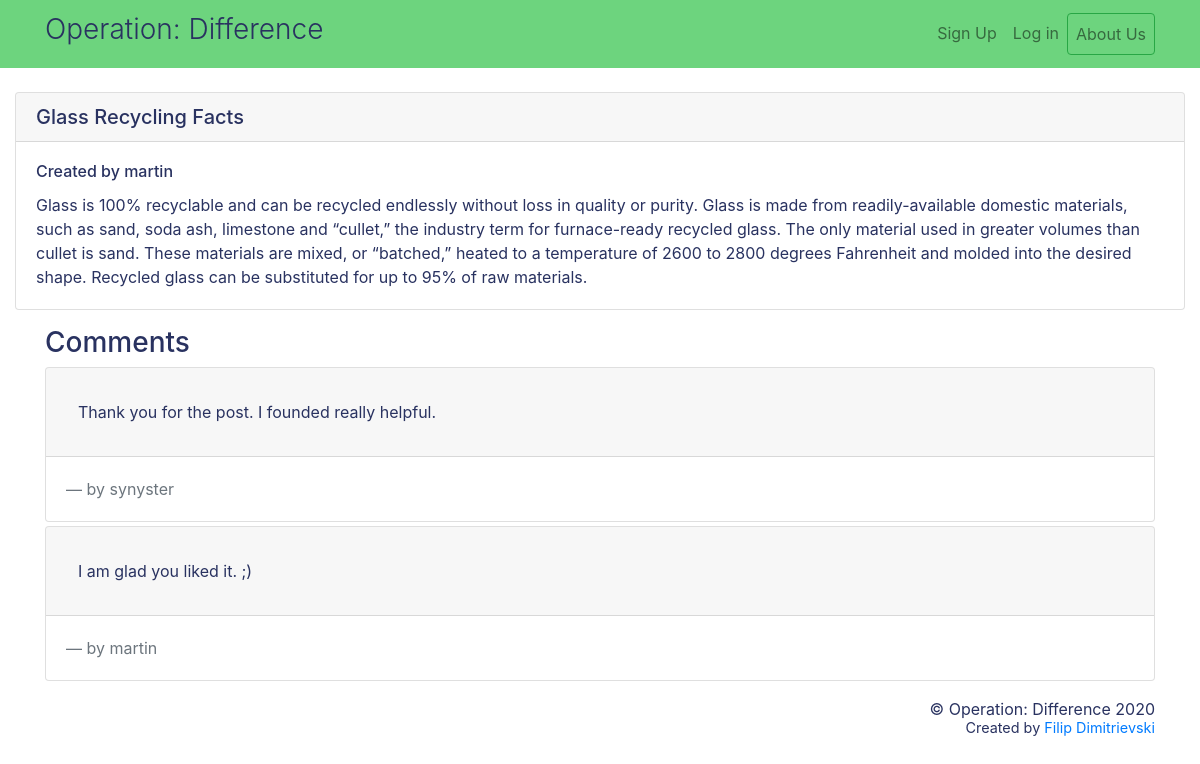
/post/10, run on the app's committed database.
### blog/models.py (models this page shows, shortened)
class Post(models.Model):
    title = models.CharField(max_length=100)
    body = models.TextField()
    time = models.DateTimeField()
    user = models.ForeignKey(User, on_delete=models.CASCADE)

class Comment(models.Model):
    body = models.TextField()
    user = models.ForeignKey(User, on_delete=models.CASCADE)
    post = models.ForeignKey(Post, on_delete=models.CASCADE)

### blog/views.py (the view)
# urls.py: path('post/<int:pk>', views.detail_post, name='detail_post'),
def detail_post(request, pk):
    post = Post.objects.get(pk=pk)
    comments = Comment.objects.filter(post=post)
    passing_dict = {
        'post': post,
        'comments': comments
    }
    return render(request, 'blog/detail_post.html', passing_dict)

### blog/templates/blog/detail_post.html (shortened to what this page needs)
{% extends 'blog/base.html' %}
{% block content %}
<div class="container-fluid">
    <div class="card mt-4">
        <h5 class="card-header">{{ post.title }}</h5>
        <div class="card-body">
            <h6 class="card-title">Created by {{ post.user }}</h6>
            <p class="card-text">{{ post.body }}</p>
        </div>
    </div>
</div>
<div class="container">
    <h3 class="mt-3" style="color: #293260;">Comments</h3>
    {% for comment in comments %}
    <div class="card mt-1">
        <div class="card-header" style="padding: 2rem;">
            {{ comment.body }}
        </div>
        <div class="card-body">
            <blockquote class="blockquote mb-0 ">
                <footer class="blockquote-footer">by {{ comment.user }}</footer>
            </blockquote>
        </div>
    </div>
    {% endfor %}
</div>
{% endblock %}

### blog/templates/blog/base.html (style rules this page uses)
* { color: #293260; }

### data on the page
Post: title "Glass Recycling Facts", user "martin", body "Glass is 100% recyclable and can be recycled endlessly without loss in quality or purity. Glass is made from readily-available domestic materials, such as sand, soda ash, limestone and “cullet,” the industry term for furnace-ready recycled glass. The only material used in greater volumes than cullet is sand. These materials are mixed, or “batched,” heated to a temperature of 2600 to 2800 degrees Fahrenheit and molded into the desired shape. Recycled glass can be substituted for up to 95% of raw materials."
Comment: body "Thank you for the post. I founded really helpful.", user "synyster"
Comment: body "I am glad you liked it. ;)", user "martin"
